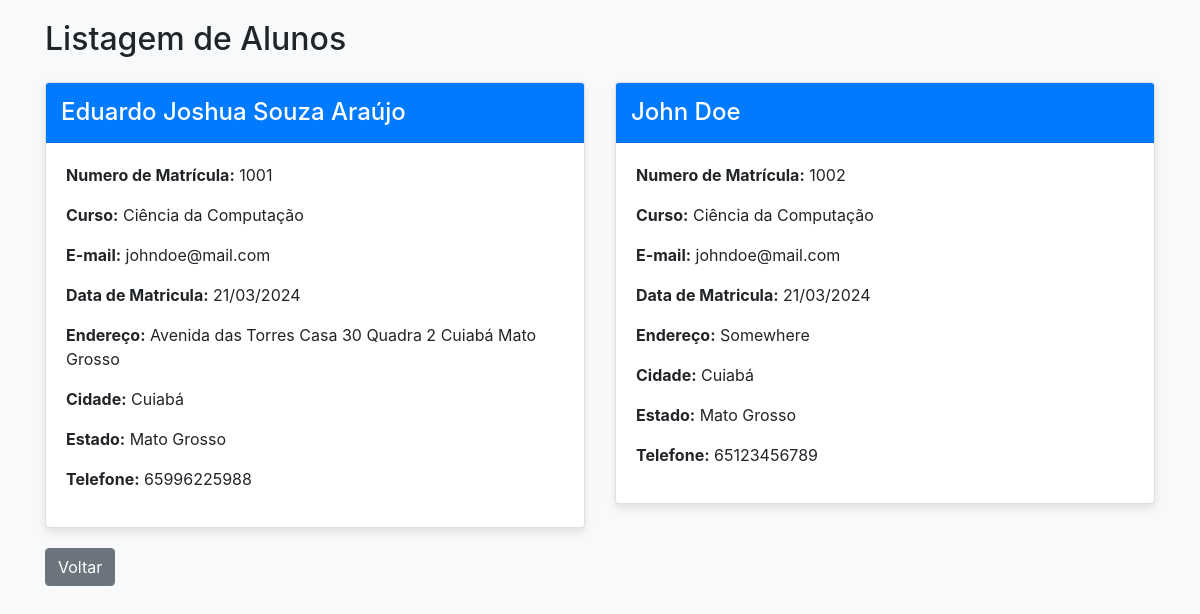
Page /listar_alunos/ (signed in) on the committed database.
### myapp/models.py (models this page shows, shortened)
class Aluno(models.Model):
    nome = models.CharField(max_length=100)
    numero_matricula = models.IntegerField(unique=True, default=0)
    curso = models.ForeignKey(Curso, on_delete=models.CASCADE)
    email = models.EmailField()
    data_matricula = models.CharField(max_length=10)
    endereco = models.CharField(max_length=200)
    telefone = models.CharField(max_length=20)
    estado = models.CharField(max_length=100)
    cidade = models.CharField(max_length=100)

class Curso(models.Model):
    nome = models.CharField(max_length=100)
    def __str__(self):
        return self.nome

### myapp/decorators.py (the view)
    def wrapper(request, *args, **kwargs):
        if not request.user.is_superuser:
            return HttpResponseRedirect(reverse_lazy('login'))
        return view_func(request, *args, **kwargs)

### myapp/views.py (called while the page is built)
@superuser_required
def listar_alunos(request):
    alunos = Aluno.objects.all()
    return render(request, 'listar_alunos.html', {'alunos': alunos})

### myapp/templates/listar_alunos.html (shortened to what this page needs)
<!DOCTYPE html>
<html lang="pt-BR">
<head>
    <link href="https://stackpath.bootstrapcdn.com/bootstrap/4.5.2/css/bootstrap.min.css" rel="stylesheet">
</head>
<body>
    <div class="container">
        <h2 class="mb-4">Listagem de Alunos</h2>
        <div class="row">
            {% for aluno in alunos %}
            <div class="col-md-6">
                <div class="card">
                    <div class="card-header">
                        <h4 class="mb-0">{{ aluno.nome }}</h4>
                    </div>
                    <div class="card-body">
                        <p><strong>Numero de Matrícula:</strong> {{ aluno.numero_matricula }}</p>
                        <p><strong>Curso:</strong> {{ aluno.curso }}</p>
                        <p><strong>E-mail:</strong> {{ aluno.email }}</p>
                        <p><strong>Data de Matricula:</strong> {{ aluno.data_matricula }}</p>
                        <p><strong>Endereço:</strong> {{ aluno.endereco }}</p>
                        <p><strong>Cidade:</strong> {{ aluno.cidade }}</p>
                        <p><strong>Estado:</strong> {{ aluno.estado }}</p>
                        <p><strong>Telefone:</strong> {{ aluno.telefone }}</p>
                    </div>
                </div>
            </div>
            {% endfor %}
        </div>
        <a href="{% url 'dashboard' %}" class="btn btn-secondary btn-back">Voltar</a>
    </div>
</body>
</html>

### myapp/templates/listar_alunos.html (style rules this page uses)
body { background-color: #f8f9fa; padding: 20px; }
.card { margin-bottom: 20px; box-shadow: 0px 4px 8px rgba(0, 0, 0, 0.1); }
.card-header { background-color: #007bff; color: #fff; padding: 15px; }
.card-body { padding: 20px; }

### rows in the picture
Aluno: nome "Eduardo Joshua Souza Araújo", numero_matricula "1001", curso "Ciência da Computação", email "johndoe@mail.com", data_matricula "21/03/2024", endereco "Avenida das Torres Casa 30 Quadra 2 Cuiabá Mato Grosso", cidade "Cuiabá", estado "Mato Grosso", telefone "65996225988"
Aluno: nome "John Doe", numero_matricula "1002", curso "Ciência da Computação", email "johndoe@mail.com", data_matricula "21/03/2024", endereco "Somewhere", cidade "Cuiabá", estado "Mato Grosso", telefone "65123456789"
